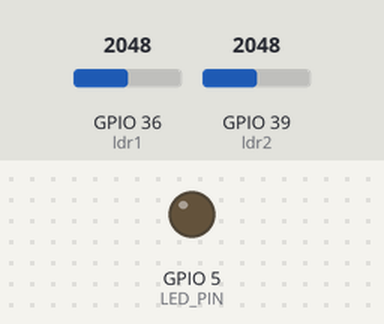
The program below on a simulated ESP32 board running MicroPython. Parts: output pins drawn as LEDs (lit = HIGH). The test bench sets the inputs (shaded band); at power-on: GPIO 36 (ldr1) = 2048, GPIO 39 (ldr2) = 2048 (analog values on the 0–4095 scale). WiFi joins after 1.5 s; no MQTT or app messages arrive unless stated; web requests get an empty 200 reply after 0.4 s; library files of the repository ran but are not shown: 1 file(s); what the program prints to the serial console is not drawn.

Above: at 0.1 s.
At 2.2 s:
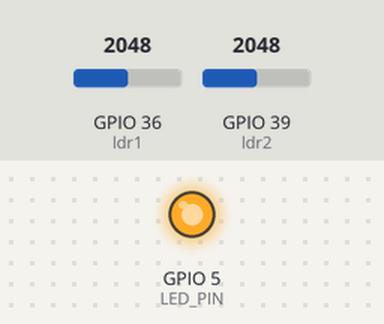
Timing chart, 0 to 3.7 s (numbered marks = the images above):
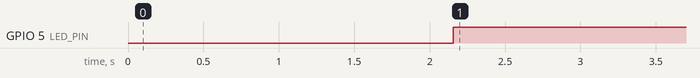

Measured:
- by itself, GPIO 5 (LED_PIN): LOW → HIGH at 2.2 s

The program:

main.py
```python
import network
import urequests
import utime
from machine import Pin, ADC
from umqtt.simple import MQTTClient

# Set the ID of the ESP32/ARDUINO, so that data is placed in the right bucket.
DEVICE_ID = "ESP32_1"

# Wi-Fi credentials (alternating options)
WIFI_CREDENTIALS = [
    ("MatteoBellettiAifon", "dopoladico"),
    ("FASTWEB-BellMant", "teladicodopo")
]

SERVER_URL = ":5000/sensor_data"

# Server and MQTT broker details (alternating options)
MQTT_ADDRESSES = [
    "172.20.10.2",
    "192.168.1.92", # Macos
#    "172.20.10.15",
    "192.168.1.67" # Windows
]

MQTT_PORT = 1883
MQTT_TOPIC_SAMPLING = "plant/sampling_rate"
MQTT_TOPIC_POSITION = "plant/change_position"

# ESP32 pin configuration
LIGHT_SENSOR_PIN1 = 36  # GPIO 36
LIGHT_SENSOR_PIN2 = 39  # GPIO 39
LED_PIN = Pin(5, Pin.OUT)

# Default sampling rate and position
sampling_rate = 60000  # milliseconds
current_position = "bedroom"

# Wi-Fi connection setup
def connect_wifi():
    wlan = network.WLAN(network.STA_IF)
    wlan.active(True)

    for ssid, password in WIFI_CREDENTIALS:
        print(f"[WiFi] Trying to connect to {ssid}...")
        try:
            wlan.connect(ssid, password)
        except Exception as e:
            print("Error sending connecting, re-trying:", e)
        attempts = 10
        while not wlan.isconnected() and attempts > 0:
            print(f"[WiFi] Waiting for connection to {ssid}...")
            utime.sleep(1)
            attempts -= 1

        if wlan.isconnected():
            print(f"[WiFi] Connected to {ssid}")
            print(f"IP: {wlan.ifconfig()[0]}")
            return True

    print("[WiFi] Failed to connect to any network.")
    return False

# MQTT callback function
def mqtt_callback(topic, msg):
    global sampling_rate, current_position
    if topic == MQTT_TOPIC_SAMPLING.encode():
        sampling_rate = int(msg.decode()) * 1000  # Convert to milliseconds
        print(f"Sampling rate updated: {sampling_rate} ms")
    elif topic == MQTT_TOPIC_POSITION.encode():
        current_position = msg.decode()
        print(f"Position updated: {current_position}")

# Setup MQTT client
def setup_mqtt():
    global SERVER_URL_COMPLETE
    client = None

    for mqtt_address in MQTT_ADDRESSES:
        print(f"Trying MQTT server: {mqtt_address} and HTTP server: {SERVER_URL}")
        try:
            client = MQTTClient("ESP32Client", mqtt_address, port=MQTT_PORT)
            client.set_callback(mqtt_callback)
            client.connect()
            print(f"Connected to MQTT server: {mqtt_address}")
            client.subscribe(MQTT_TOPIC_SAMPLING)
            client.subscribe(MQTT_TOPIC_POSITION)
            # Create the complete url to match the server
            SERVER_URL_COMPLETE = f"http://{mqtt_address}{SERVER_URL}"
            return client
        except Exception as e:
            print(f"Failed to connect to MQTT server: {mqtt_address}, Error: {e}")

    print("Failed to connect to any MQTT server.")
    return None

# Read sensor values
def read_sensors():
    ldr1 = ADC(Pin(LIGHT_SENSOR_PIN1))
    ldr2 = ADC(Pin(LIGHT_SENSOR_PIN2))
    ldr1.atten(ADC.ATTN_11DB)
    ldr2.atten(ADC.ATTN_11DB)
    return ldr1.read(), ldr2.read()

# Read sensor values
def read_sensors_u16():
    #val = adc.read_u16()  # read a raw analog value in the range 0-65535
    ldr1 = ADC(Pin(LIGHT_SENSOR_PIN1))
    ldr2 = ADC(Pin(LIGHT_SENSOR_PIN2))
    return ldr1.read_u16(), ldr2.read_u16()

# FOR DEBUGGING -> Interpret light level
def interpret_light(value, sensor_id):
    if value < 5000:
        print(f" => Dark{sensor_id}: {value}")
    elif value < 15000:
        print(f" => Dim{sensor_id}: {value}")
    elif value < 30000:
        print(f" => Light{sensor_id}: {value}")
    elif value < 45000:
        print(f" => Bright{sensor_id}: {value}")
    else:
        print(f" => Very bright{sensor_id}: {value}")

# Main function
def main():
#    print(utime.ticks_ms())
    while True:
        if not connect_wifi():
            print("[WiFi] Unable to connect to any network. Retrying...")
        else:
            break
    while True:
        client = setup_mqtt()
        if not client:
            print("[MQTT] Unable to connect to any broker. Retrying...")
        else:
            break
    while True:
        LED_PIN.off()
        # MQTT check
        client.check_msg()

        # Read sensors
        ldr1_value, ldr2_value = read_sensors_u16()
        timestamp = utime.ticks_ms()

        # Interpret light levels
        interpret_light(ldr1_value, 1)
        interpret_light(ldr2_value, 2)

        # Data to send via HTTP
        data = {
            "sensors_values": [ldr1_value, ldr2_value],
            "position": current_position,
            "sampling_rate": sampling_rate/1000,
            "timestamp": timestamp,
            "device_id": DEVICE_ID
        }
        LED_PIN.on()
        # Send data via HTTP
        try:
            print(data)
            print(utime.ticks_ms())
            send_time = utime.ticks_ms()
            response = urequests.post(SERVER_URL_COMPLETE, json=data)
            receive_time = utime.ticks_ms()
            print("travel time (in seconds): " + str((receive_time-send_time)/1000))
            print("Response:", response.text)
            response.close()
        except Exception as e:
            print("Error sending POST:", e)

        # Delay based on the sampling rate
        utime.sleep_ms(sampling_rate)

# Run the main loop
main()
```
